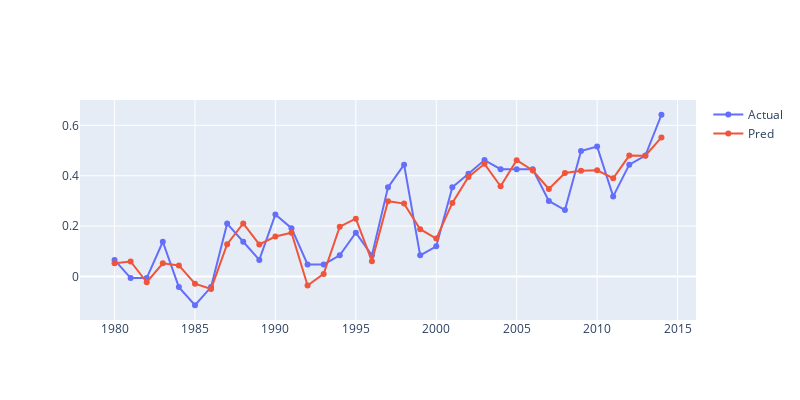

The notebook cell saved with this chart:
### Markdown cell above
Delayed Temp Model

### Code cell
pt = [newlis[9+12*i] for i in range(int(30))]
ptlag1 = np.concatenate((np.array([0]), np.array(pt[:-1])))
ptlag2 = np.concatenate((np.array([0]), np.array(ptlag1[:-1])))

model = linear_model.LinearRegression(normalize=True)

xval = []
for i in range(len(pt)):
    xval.append([pt[i], ptlag1[i], ptlag2[i]])
    
yval = seatemp["Annual anomaly"][:30]
model.fit(xval, yval)

m = list(model.coef_)
b = model.intercept_

print(model.coef_)
print(model.intercept_)

pt = [newlis[9+12*i] for i in range(int(35))]
ptlag1 = np.concatenate((np.array([0]), np.array(pt[:-1])))
ptlag2 = np.concatenate((np.array([0]), np.array(ptlag1[:-1])))

realy = seatemp["Annual anomaly"][:35]
predy = m[0] * np.array(pt) + m[1] * np.array(ptlag1) + m[2] * np.array(ptlag2) + b

fig = make_subplots(rows = 1, cols = 1)

fig.add_trace(go.Scatter(x=seatemp["Year"], y=realy,
                    mode='markers+lines', name = "Actual"))

fig.add_trace(go.Scatter(x=seatemp["Year"], y=predy,
                    mode='markers+lines', name = "Pred"))

fig.update_layout(height=400, width=800)

fig.show()

print("RMSE: " + str(np.sqrt(sum((predy - realy) ** 2))))

### Figure 1 — Plotly figure (JSON) as saved in the notebook; plotly's stock layout.template omitted (floating-point values rounded to 4 significant figures)
{"data": [{"mode": "markers+lines", "name": "Actual", "type": "scatter", "x": [1980, 1981, 1982, 1983, 1984, 1985, 1986, 1987, 1988, 1989, 1990, 1991, 1992, 1993, 1994, 1995, 1996, 1997, 1998, 1999, 2000, 2001, 2002, 2003, 2004, 2005, 2006, 2007, 2008, 2009, 2010, 2011, 2012, 2013, 2014, 2015, 2016, 2017, 2018, 2019, 2020], "y": [0.066, -0.006, -0.006, 0.138, -0.042, -0.114, -0.042, 0.21, 0.138, 0.066, 0.246, 0.192, 0.048, 0.048, 0.084, 0.174, 0.084, 0.354, 0.444, 0.084, 0.12, 0.354, 0.408, 0.462, 0.426, 0.426, 0.426, 0.3, 0.264, 0.498, 0.516, 0.318, 0.444, 0.48, 0.642]}, {"mode": "markers+lines", "name": "Pred", "type": "scatter", "x": [1980, 1981, 1982, 1983, 1984, 1985, 1986, 1987, 1988, 1989, 1990, 1991, 1992, 1993, 1994, 1995, 1996, 1997, 1998, 1999, 2000, 2001, 2002, 2003, 2004, 2005, 2006, 2007, 2008, 2009, 2010, 2011, 2012, 2013, 2014, 2015, 2016, 2017, 2018, 2019, 2020], "y": [0.05262, 0.0596, -0.02272, 0.05228, 0.04417, -0.02824, -0.04927, 0.1281, 0.2105, 0.1276, 0.1587, 0.1735, -0.03552, 0.01031, 0.1979, 0.2297, 0.0609, 0.299, 0.2894, 0.1879, 0.1505, 0.292, 0.395, 0.4472, 0.3584, 0.4617, 0.4208, 0.3476, 0.4106, 0.4199, 0.4214, 0.39, 0.4799, 0.4798, 0.5522]}], "layout": {"height": 400, "width": 800, "xaxis": {"anchor": "y", "domain": [0, 1]}, "yaxis": {"anchor": "x", "domain": [0, 1]}}}
